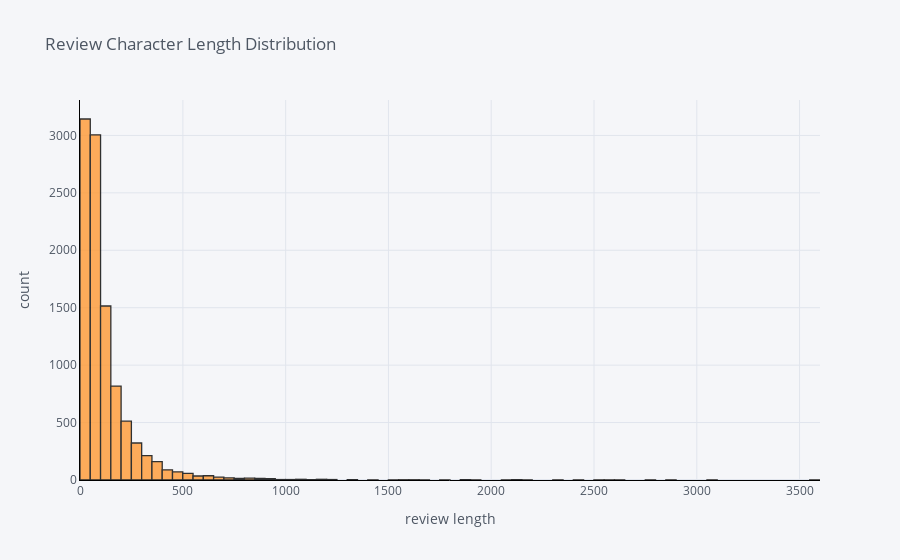

The notebook cell this image was saved under:
### Markdown cell above
### Observations
- most of the short reviews are good

### Code cell
df['char count'].iplot(
    kind='hist',
    bins=100,
    xTitle='review length',
    linecolor='black',
    yTitle='count',
    title='Review Character Length Distribution')

### Figure 1 — Plotly figure (JSON) as saved in the notebook; plotly's stock layout.template omitted (floating-point values rounded to 4 significant figures; data arrays with more than 128 entries replaced by an {"elided": "..."} marker saying what was removed)
{"data": [{"histfunc": "count", "histnorm": "", "marker": {"color": "rgba(255, 153, 51, 1.0)", "line": {"color": "#000000", "width": 1.3}}, "name": "char count", "nbinsx": 100, "opacity": 0.8, "orientation": "v", "type": "histogram", "x": {"elided": "10131 int values"}}], "layout": {"barmode": "overlay", "legend": {"bgcolor": "#F5F6F9", "font": {"color": "#4D5663"}}, "paper_bgcolor": "#F5F6F9", "plot_bgcolor": "#F5F6F9", "title": {"font": {"color": "#4D5663"}, "text": "Review Character Length Distribution"}, "xaxis": {"gridcolor": "#E1E5ED", "linecolor": "black", "showgrid": true, "tickfont": {"color": "#4D5663"}, "title": {"font": {"color": "#4D5663"}, "text": "review length"}, "zerolinecolor": "#E1E5ED"}, "yaxis": {"gridcolor": "#E1E5ED", "linecolor": "black", "showgrid": true, "tickfont": {"color": "#4D5663"}, "title": {"font": {"color": "#4D5663"}, "text": "count"}, "zerolinecolor": "#E1E5ED"}}}
